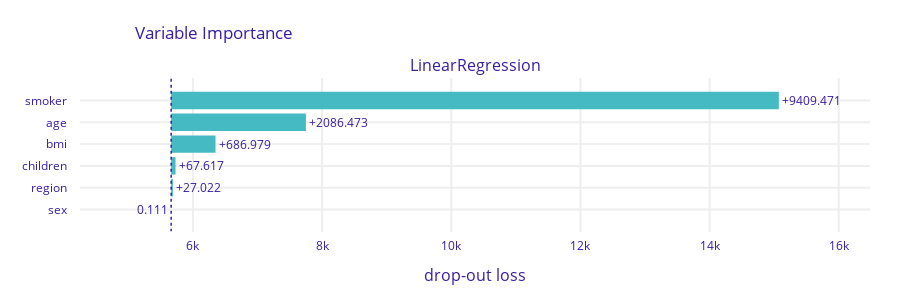

Source (notebook cell):
### Code cell
vip = explainer.model_parts(loss_function = "rmse")
vip.plot()

### Figure 1 — Plotly figure (JSON) as saved in the notebook; plotly's stock layout.template omitted (floating-point values rounded to 4 significant figures)
{"data": [{"base": 5663.0, "hoverinfo": "text", "hoverlabel": {"bgcolor": "rgba(0,0,0,0.8)"}, "hovertext": ["Model: LinearRegression loss after<br>variable: smoker is permuted: 15072.829<br>Drop-out loss change: +9409.471", "Model: LinearRegression loss after<br>variable: age is permuted: 7749.831<br>Drop-out loss change: +2086.473", "Model: LinearRegression loss after<br>variable: bmi is permuted: 6350.337<br>Drop-out loss change: +686.979", "Model: LinearRegression loss after<br>variable: children is permuted: 5730.976<br>Drop-out loss change: +67.617", "Model: LinearRegression loss after<br>variable: region is permuted: 5690.381<br>Drop-out loss change: +27.022", "Model: LinearRegression loss after<br>variable: sex is permuted: 5663.248<br>Drop-out loss change: -0.111"], "marker": {"color": "#46bac2"}, "orientation": "h", "showlegend": false, "text": ["+9409.471", "+2086.473", "+686.979", "+67.617", "+27.022", "0.111"], "textposition": "outside", "type": "bar", "x": [9409.0, 2086.0, 687.0, 67.62, 27.02, -0.1106], "xaxis": "x", "y": ["smoker", "age", "bmi", "children", "region", "sex"], "yaxis": "y"}], "layout": {"annotations": [{"font": {"size": 16}, "showarrow": false, "text": "LinearRegression", "x": 0.5, "xanchor": "center", "xref": "paper", "y": 1, "yanchor": "bottom", "yref": "paper"}, {"font": {"size": 16}, "showarrow": false, "text": "drop-out loss", "x": 0.5, "xanchor": "center", "xref": "paper", "y": 0, "yanchor": "top", "yref": "paper", "yshift": -30}], "font": {"color": "#371ea3"}, "height": 303, "margin": {"b": 71, "r": 30, "t": 78}, "shapes": [{"line": {"color": "#371ea3", "dash": "dot", "width": 1.5}, "type": "line", "x0": 5663.0, "x1": 5663.0, "xref": "x", "y0": -1, "y1": 6, "yref": "y"}], "title": {"text": "Variable Importance", "x": 0.15}, "xaxis": {"anchor": "y", "automargin": true, "domain": [0, 1], "fixedrange": true, "gridwidth": 2, "range": [4252.0, 16480.0], "tickcolor": "white", "ticklen": 3, "ticks": "outside", "type": "linear", "zeroline": false}, "yaxis": {"anchor": "x", "automargin": true, "autorange": "reversed", "domain": [0, 1], "fixedrange": true, "gridwidth": 2, "tickcolor": "white", "ticklen": 10, "ticks": "outside", "type": "category"}}}
